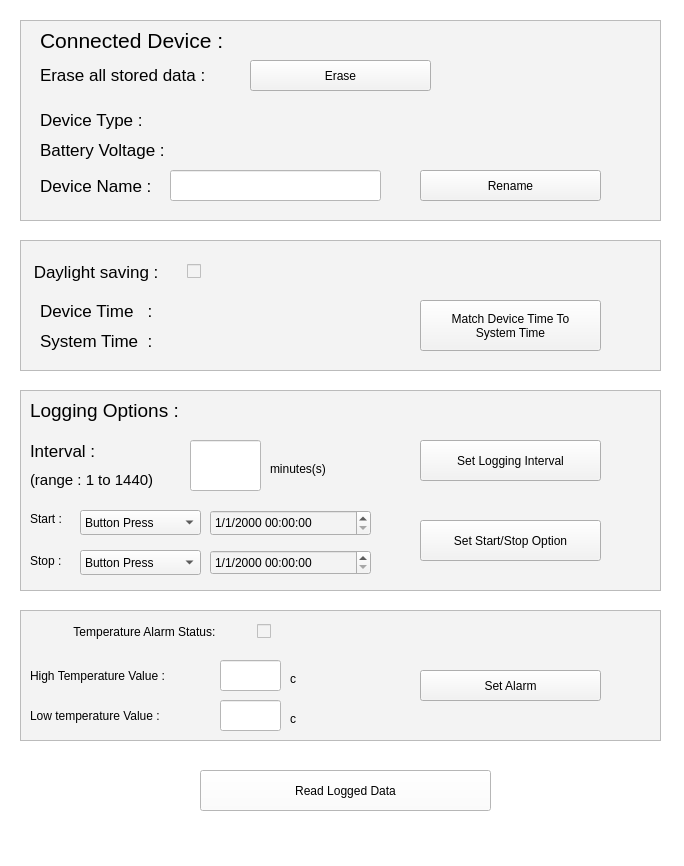
<?xml version="1.0" encoding="UTF-8"?>
<ui version="4.0">
 <class>MainWindow</class>
 <widget class="QMainWindow" name="MainWindow">
  <property name="geometry">
   <rect>
    <x>0</x>
    <y>0</y>
    <width>684</width>
    <height>866</height>
   </rect>
  </property>
  <property name="windowTitle">
   <string>CS Reader</string>
  </property>
  <property name="autoFillBackground">
   <bool>false</bool>
  </property>
  <property name="styleSheet">
   <string notr="true">background-color: rgb(255, 255, 255);</string>
  </property>
  <widget class="QWidget" name="centralwidget">
   <widget class="QFrame" name="frame">
    <property name="geometry">
     <rect>
      <x>20</x>
      <y>20</y>
      <width>641</width>
      <height>201</height>
     </rect>
    </property>
    <property name="styleSheet">
     <string notr="true">background-color: rgb(243, 243, 243);</string>
    </property>
    <property name="frameShape">
     <enum>QFrame::StyledPanel</enum>
    </property>
    <property name="frameShadow">
     <enum>QFrame::Raised</enum>
    </property>
    <widget class="QLabel" name="label_battery_level_low_signal">
     <property name="geometry">
      <rect>
       <x>230</x>
       <y>120</y>
       <width>221</width>
       <height>20</height>
      </rect>
     </property>
     <property name="font">
      <font>
       <pointsize>12</pointsize>
      </font>
     </property>
     <property name="text">
      <string/>
     </property>
    </widget>
    <widget class="QLabel" name="label_device_type">
     <property name="geometry">
      <rect>
       <x>150</x>
       <y>90</y>
       <width>431</width>
       <height>21</height>
      </rect>
     </property>
     <property name="font">
      <font>
       <pointsize>12</pointsize>
      </font>
     </property>
     <property name="text">
      <string/>
     </property>
    </widget>
    <widget class="QLabel" name="label_title_battery_level">
     <property name="geometry">
      <rect>
       <x>20</x>
       <y>120</y>
       <width>141</width>
       <height>20</height>
      </rect>
     </property>
     <property name="font">
      <font>
       <pointsize>13</pointsize>
      </font>
     </property>
     <property name="text">
      <string>Battery Voltage : </string>
     </property>
    </widget>
    <widget class="QLabel" name="label_title_device_type">
     <property name="geometry">
      <rect>
       <x>20</x>
       <y>89</y>
       <width>111</width>
       <height>21</height>
      </rect>
     </property>
     <property name="font">
      <font>
       <pointsize>13</pointsize>
      </font>
     </property>
     <property name="text">
      <string>Device Type : </string>
     </property>
    </widget>
    <widget class="QLineEdit" name="lineEdit_device_name">
     <property name="geometry">
      <rect>
       <x>150</x>
       <y>150</y>
       <width>211</width>
       <height>31</height>
      </rect>
     </property>
     <property name="focusPolicy">
      <enum>Qt::ClickFocus</enum>
     </property>
     <property name="styleSheet">
      <string notr="true">background-color: rgb(255, 255, 255);</string>
     </property>
    </widget>
    <widget class="QLabel" name="label_11">
     <property name="geometry">
      <rect>
       <x>20</x>
       <y>150</y>
       <width>121</width>
       <height>31</height>
      </rect>
     </property>
     <property name="font">
      <font>
       <pointsize>13</pointsize>
      </font>
     </property>
     <property name="text">
      <string>Device Name : </string>
     </property>
    </widget>
    <widget class="QPushButton" name="btn_device_rename">
     <property name="geometry">
      <rect>
       <x>400</x>
       <y>150</y>
       <width>181</width>
       <height>31</height>
      </rect>
     </property>
     <property name="text">
      <string>Rename</string>
     </property>
    </widget>
    <widget class="QLabel" name="label_title_device_information_2">
     <property name="geometry">
      <rect>
       <x>20</x>
       <y>10</y>
       <width>191</width>
       <height>21</height>
      </rect>
     </property>
     <property name="font">
      <font>
       <pointsize>16</pointsize>
      </font>
     </property>
     <property name="text">
      <string>Connected Device :</string>
     </property>
    </widget>
    <widget class="QLabel" name="label_device_id">
     <property name="geometry">
      <rect>
       <x>220</x>
       <y>10</y>
       <width>381</width>
       <height>21</height>
      </rect>
     </property>
     <property name="font">
      <font>
       <pointsize>14</pointsize>
      </font>
     </property>
     <property name="text">
      <string/>
     </property>
    </widget>
    <widget class="QPushButton" name="btn_erase_data">
     <property name="geometry">
      <rect>
       <x>230</x>
       <y>40</y>
       <width>181</width>
       <height>31</height>
      </rect>
     </property>
     <property name="text">
      <string>Erase</string>
     </property>
    </widget>
    <widget class="QLabel" name="label_title_device_id_2">
     <property name="geometry">
      <rect>
       <x>20</x>
       <y>39</y>
       <width>191</width>
       <height>31</height>
      </rect>
     </property>
     <property name="font">
      <font>
       <pointsize>13</pointsize>
      </font>
     </property>
     <property name="text">
      <string>Erase all stored data : </string>
     </property>
    </widget>
    <widget class="QLabel" name="label_battery_level">
     <property name="geometry">
      <rect>
       <x>160</x>
       <y>120</y>
       <width>61</width>
       <height>20</height>
      </rect>
     </property>
     <property name="font">
      <font>
       <pointsize>13</pointsize>
      </font>
     </property>
     <property name="text">
      <string/>
     </property>
    </widget>
   </widget>
   <widget class="QFrame" name="frame_2">
    <property name="geometry">
     <rect>
      <x>20</x>
      <y>240</y>
      <width>641</width>
      <height>131</height>
     </rect>
    </property>
    <property name="styleSheet">
     <string notr="true">background-color: rgb(243, 243, 243);</string>
    </property>
    <property name="frameShape">
     <enum>QFrame::StyledPanel</enum>
    </property>
    <property name="frameShadow">
     <enum>QFrame::Raised</enum>
    </property>
    <widget class="QLabel" name="label_device_time">
     <property name="geometry">
      <rect>
       <x>150</x>
       <y>60</y>
       <width>161</width>
       <height>21</height>
      </rect>
     </property>
     <property name="font">
      <font>
       <pointsize>12</pointsize>
      </font>
     </property>
     <property name="text">
      <string/>
     </property>
    </widget>
    <widget class="QLabel" name="label_d_id_6">
     <property name="geometry">
      <rect>
       <x>20</x>
       <y>60</y>
       <width>121</width>
       <height>21</height>
      </rect>
     </property>
     <property name="font">
      <font>
       <pointsize>13</pointsize>
      </font>
     </property>
     <property name="text">
      <string>Device Time   :</string>
     </property>
    </widget>
    <widget class="QLabel" name="label_d_id_7">
     <property name="geometry">
      <rect>
       <x>20</x>
       <y>90</y>
       <width>121</width>
       <height>21</height>
      </rect>
     </property>
     <property name="font">
      <font>
       <pointsize>13</pointsize>
      </font>
     </property>
     <property name="text">
      <string>System Time  :</string>
     </property>
    </widget>
    <widget class="QLabel" name="label_system_time">
     <property name="geometry">
      <rect>
       <x>150</x>
       <y>90</y>
       <width>191</width>
       <height>21</height>
      </rect>
     </property>
     <property name="font">
      <font>
       <pointsize>12</pointsize>
      </font>
     </property>
     <property name="text">
      <string/>
     </property>
    </widget>
    <widget class="QPushButton" name="btn_sync_device_system_time">
     <property name="geometry">
      <rect>
       <x>400</x>
       <y>60</y>
       <width>181</width>
       <height>51</height>
      </rect>
     </property>
     <property name="sizePolicy">
      <sizepolicy hsizetype="Minimum" vsizetype="Preferred">
       <horstretch>0</horstretch>
       <verstretch>0</verstretch>
      </sizepolicy>
     </property>
     <property name="text">
      <string>Match Device Time To 
System Time</string>
     </property>
    </widget>
    <widget class="QCheckBox" name="checkBox_dst">
     <property name="geometry">
      <rect>
       <x>10</x>
       <y>20</y>
       <width>171</width>
       <height>23</height>
      </rect>
     </property>
     <property name="font">
      <font>
       <pointsize>13</pointsize>
      </font>
     </property>
     <property name="layoutDirection">
      <enum>Qt::RightToLeft</enum>
     </property>
     <property name="text">
      <string>Daylight saving :     </string>
     </property>
    </widget>
   </widget>
   <widget class="QFrame" name="frame_3">
    <property name="geometry">
     <rect>
      <x>20</x>
      <y>390</y>
      <width>641</width>
      <height>201</height>
     </rect>
    </property>
    <property name="styleSheet">
     <string notr="true">background-color: rgb(243, 243, 243);</string>
    </property>
    <property name="frameShape">
     <enum>QFrame::StyledPanel</enum>
    </property>
    <property name="frameShadow">
     <enum>QFrame::Raised</enum>
    </property>
    <widget class="QLabel" name="label_3">
     <property name="geometry">
      <rect>
       <x>10</x>
       <y>10</y>
       <width>261</width>
       <height>21</height>
      </rect>
     </property>
     <property name="font">
      <font>
       <pointsize>14</pointsize>
      </font>
     </property>
     <property name="text">
      <string>Logging Options :</string>
     </property>
    </widget>
    <widget class="QLabel" name="label_4">
     <property name="geometry">
      <rect>
       <x>10</x>
       <y>120</y>
       <width>51</width>
       <height>17</height>
      </rect>
     </property>
     <property name="text">
      <string>Start :</string>
     </property>
    </widget>
    <widget class="QLabel" name="label_5">
     <property name="geometry">
      <rect>
       <x>10</x>
       <y>160</y>
       <width>51</width>
       <height>21</height>
      </rect>
     </property>
     <property name="text">
      <string>Stop :</string>
     </property>
    </widget>
    <widget class="QDateTimeEdit" name="dateTimeEdit_logging_start">
     <property name="geometry">
      <rect>
       <x>190</x>
       <y>120</y>
       <width>161</width>
       <height>26</height>
      </rect>
     </property>
     <property name="displayFormat">
      <string>d/M/yyyy hh:mm:ss</string>
     </property>
    </widget>
    <widget class="QPushButton" name="btn_set_start_stop_option">
     <property name="geometry">
      <rect>
       <x>400</x>
       <y>130</y>
       <width>181</width>
       <height>41</height>
      </rect>
     </property>
     <property name="text">
      <string>Set Start/Stop Option</string>
     </property>
    </widget>
    <widget class="QDateTimeEdit" name="dateTimeEdit_logging_stop">
     <property name="geometry">
      <rect>
       <x>190</x>
       <y>160</y>
       <width>161</width>
       <height>25</height>
      </rect>
     </property>
     <property name="displayFormat">
      <string>d/M/yyyy hh:mm:ss</string>
     </property>
    </widget>
    <widget class="QComboBox" name="comboBox_logging_start">
     <property name="geometry">
      <rect>
       <x>60</x>
       <y>120</y>
       <width>121</width>
       <height>25</height>
      </rect>
     </property>
     <property name="styleSheet">
      <string notr="true">selection-color: rgb(0, 0, 0);</string>
     </property>
     <item>
      <property name="text">
       <string>Button Press</string>
      </property>
     </item>
     <item>
      <property name="text">
       <string>Time</string>
      </property>
     </item>
    </widget>
    <widget class="QComboBox" name="comboBox_logging_stop">
     <property name="geometry">
      <rect>
       <x>60</x>
       <y>160</y>
       <width>121</width>
       <height>25</height>
      </rect>
     </property>
     <property name="styleSheet">
      <string notr="true">selection-color: rgb(0, 0, 0);</string>
     </property>
     <item>
      <property name="text">
       <string>Button Press</string>
      </property>
     </item>
     <item>
      <property name="text">
       <string>Time</string>
      </property>
     </item>
    </widget>
    <widget class="QPushButton" name="btn_set_logging_interval">
     <property name="geometry">
      <rect>
       <x>400</x>
       <y>50</y>
       <width>181</width>
       <height>41</height>
      </rect>
     </property>
     <property name="text">
      <string>Set Logging Interval</string>
     </property>
    </widget>
    <widget class="QLabel" name="label_d_id_5">
     <property name="geometry">
      <rect>
       <x>10</x>
       <y>50</y>
       <width>151</width>
       <height>21</height>
      </rect>
     </property>
     <property name="font">
      <font>
       <pointsize>13</pointsize>
      </font>
     </property>
     <property name="text">
      <string>Interval : </string>
     </property>
    </widget>
    <widget class="QLabel" name="label_d_id_4">
     <property name="geometry">
      <rect>
       <x>10</x>
       <y>80</y>
       <width>151</width>
       <height>20</height>
      </rect>
     </property>
     <property name="font">
      <font>
       <pointsize>11</pointsize>
      </font>
     </property>
     <property name="text">
      <string>(range : 1 to 1440)</string>
     </property>
    </widget>
    <widget class="QLabel" name="label_2">
     <property name="geometry">
      <rect>
       <x>250</x>
       <y>70</y>
       <width>81</width>
       <height>17</height>
      </rect>
     </property>
     <property name="text">
      <string>minutes(s)</string>
     </property>
    </widget>
    <widget class="QLineEdit" name="lineEdit_logging_interval">
     <property name="geometry">
      <rect>
       <x>170</x>
       <y>50</y>
       <width>71</width>
       <height>51</height>
      </rect>
     </property>
     <property name="focusPolicy">
      <enum>Qt::ClickFocus</enum>
     </property>
     <property name="styleSheet">
      <string notr="true">background-color: rgb(255, 255, 255);</string>
     </property>
     <property name="text">
      <string/>
     </property>
     <property name="alignment">
      <set>Qt::AlignCenter</set>
     </property>
    </widget>
   </widget>
   <widget class="QFrame" name="frame_4">
    <property name="geometry">
     <rect>
      <x>20</x>
      <y>610</y>
      <width>641</width>
      <height>131</height>
     </rect>
    </property>
    <property name="styleSheet">
     <string notr="true">background-color: rgb(243, 243, 243);</string>
    </property>
    <property name="frameShape">
     <enum>QFrame::StyledPanel</enum>
    </property>
    <property name="frameShadow">
     <enum>QFrame::Raised</enum>
    </property>
    <widget class="QPushButton" name="btn_set_alarm">
     <property name="geometry">
      <rect>
       <x>400</x>
       <y>60</y>
       <width>181</width>
       <height>31</height>
      </rect>
     </property>
     <property name="text">
      <string>Set Alarm</string>
     </property>
    </widget>
    <widget class="QLabel" name="label_temp_h">
     <property name="geometry">
      <rect>
       <x>10</x>
       <y>50</y>
       <width>191</width>
       <height>31</height>
      </rect>
     </property>
     <property name="text">
      <string>High Temperature Value :</string>
     </property>
    </widget>
    <widget class="QLabel" name="label_temp_l">
     <property name="geometry">
      <rect>
       <x>10</x>
       <y>90</y>
       <width>171</width>
       <height>31</height>
      </rect>
     </property>
     <property name="text">
      <string>Low temperature Value : </string>
     </property>
    </widget>
    <widget class="QLineEdit" name="lineEdit_high_temp">
     <property name="geometry">
      <rect>
       <x>200</x>
       <y>50</y>
       <width>61</width>
       <height>31</height>
      </rect>
     </property>
     <property name="focusPolicy">
      <enum>Qt::ClickFocus</enum>
     </property>
     <property name="styleSheet">
      <string notr="true">background-color: rgb(255, 255, 255);</string>
     </property>
    </widget>
    <widget class="QLineEdit" name="lineEdit_low_temp">
     <property name="geometry">
      <rect>
       <x>200</x>
       <y>90</y>
       <width>61</width>
       <height>31</height>
      </rect>
     </property>
     <property name="focusPolicy">
      <enum>Qt::ClickFocus</enum>
     </property>
     <property name="styleSheet">
      <string notr="true">background-color: rgb(255, 255, 255);</string>
     </property>
    </widget>
    <widget class="QLabel" name="label_temp_h_d">
     <property name="geometry">
      <rect>
       <x>270</x>
       <y>60</y>
       <width>21</width>
       <height>17</height>
      </rect>
     </property>
     <property name="text">
      <string>c</string>
     </property>
    </widget>
    <widget class="QLabel" name="label_temp_l_d">
     <property name="geometry">
      <rect>
       <x>270</x>
       <y>100</y>
       <width>21</width>
       <height>17</height>
      </rect>
     </property>
     <property name="text">
      <string>c</string>
     </property>
    </widget>
    <widget class="QCheckBox" name="checkBox_temp_alarm_status">
     <property name="geometry">
      <rect>
       <x>10</x>
       <y>10</y>
       <width>241</width>
       <height>23</height>
      </rect>
     </property>
     <property name="layoutDirection">
      <enum>Qt::RightToLeft</enum>
     </property>
     <property name="text">
      <string>Temperature Alarm Status:           </string>
     </property>
    </widget>
   </widget>
   <widget class="QPushButton" name="btn_read_logger_data">
    <property name="geometry">
     <rect>
      <x>200</x>
      <y>770</y>
      <width>291</width>
      <height>41</height>
     </rect>
    </property>
    <property name="text">
     <string>Read Logged Data</string>
    </property>
   </widget>
  </widget>
  <widget class="QMenuBar" name="menubar">
   <property name="geometry">
    <rect>
     <x>0</x>
     <y>0</y>
     <width>684</width>
     <height>22</height>
    </rect>
   </property>
  </widget>
  <widget class="QStatusBar" name="statusbar"/>
 </widget>
 <resources/>
 <connections/>
</ui>
